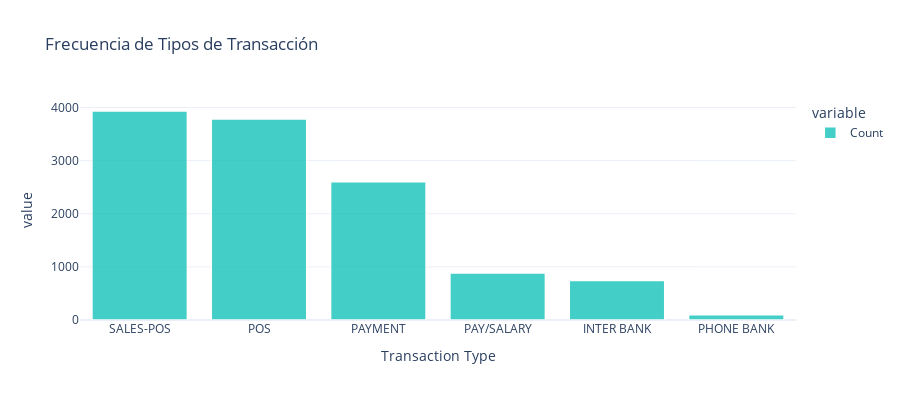

The cell this chart's notebook holds for it:
### Code cell
import pandas as pd
import plotly.express as px

# 1. Cargar el archivo
df = pd.read_csv(r'C:\Users\luisb\Desktop\Customer Transaction Predictive Analytics\anz_data.csv')

# 2. Filtrar los tipos de transacción deseados
target_types = ['SALES-POS', 'POS', 'PAYMENT', 'PAY/SALARY', 'INTER BANK', 'PHONE BANK']
filtered_df = df[df['txn_description'].isin(target_types)]

# 3. Contar ocurrencias
value_counts = filtered_df['txn_description'].value_counts().to_frame(name='Count')
value_counts.index.name = 'Transaction Type'

# 4. Graficar
fig = px.bar(value_counts,
             title="Frecuencia de Tipos de Transacción",
             template='plotly_white',
             height=400)

fig.update_traces(marker_color='#15C3BA',
                  marker_line_color='white',
                  marker_line_width=1.5,
                  opacity=0.8)

fig.show()

### Figure 1 — Plotly figure (JSON) as saved in the notebook; plotly's stock layout.template omitted (floating-point values rounded to 4 significant figures)
{"data": [{"hovertemplate": "variable=Count<br>Transaction Type=%{x}<br>value=%{y}<extra></extra>", "legendgroup": "Count", "marker": {"color": "#15C3BA", "line": {"color": "white", "width": 1.5}, "pattern": {"shape": ""}}, "name": "Count", "opacity": 0.8, "orientation": "v", "showlegend": true, "textposition": "auto", "type": "bar", "x": ["SALES-POS", "POS", "PAYMENT", "PAY/SALARY", "INTER BANK", "PHONE BANK"], "xaxis": "x", "y": [3934, 3783, 2600, 883, 742, 101], "yaxis": "y"}], "layout": {"barmode": "relative", "height": 400, "legend": {"title": {"text": "variable"}, "tracegroupgap": 0}, "title": {"text": "Frecuencia de Tipos de Transacción"}, "xaxis": {"anchor": "y", "domain": [0, 1], "title": {"text": "Transaction Type"}}, "yaxis": {"anchor": "x", "domain": [0, 1], "title": {"text": "value"}}}}
